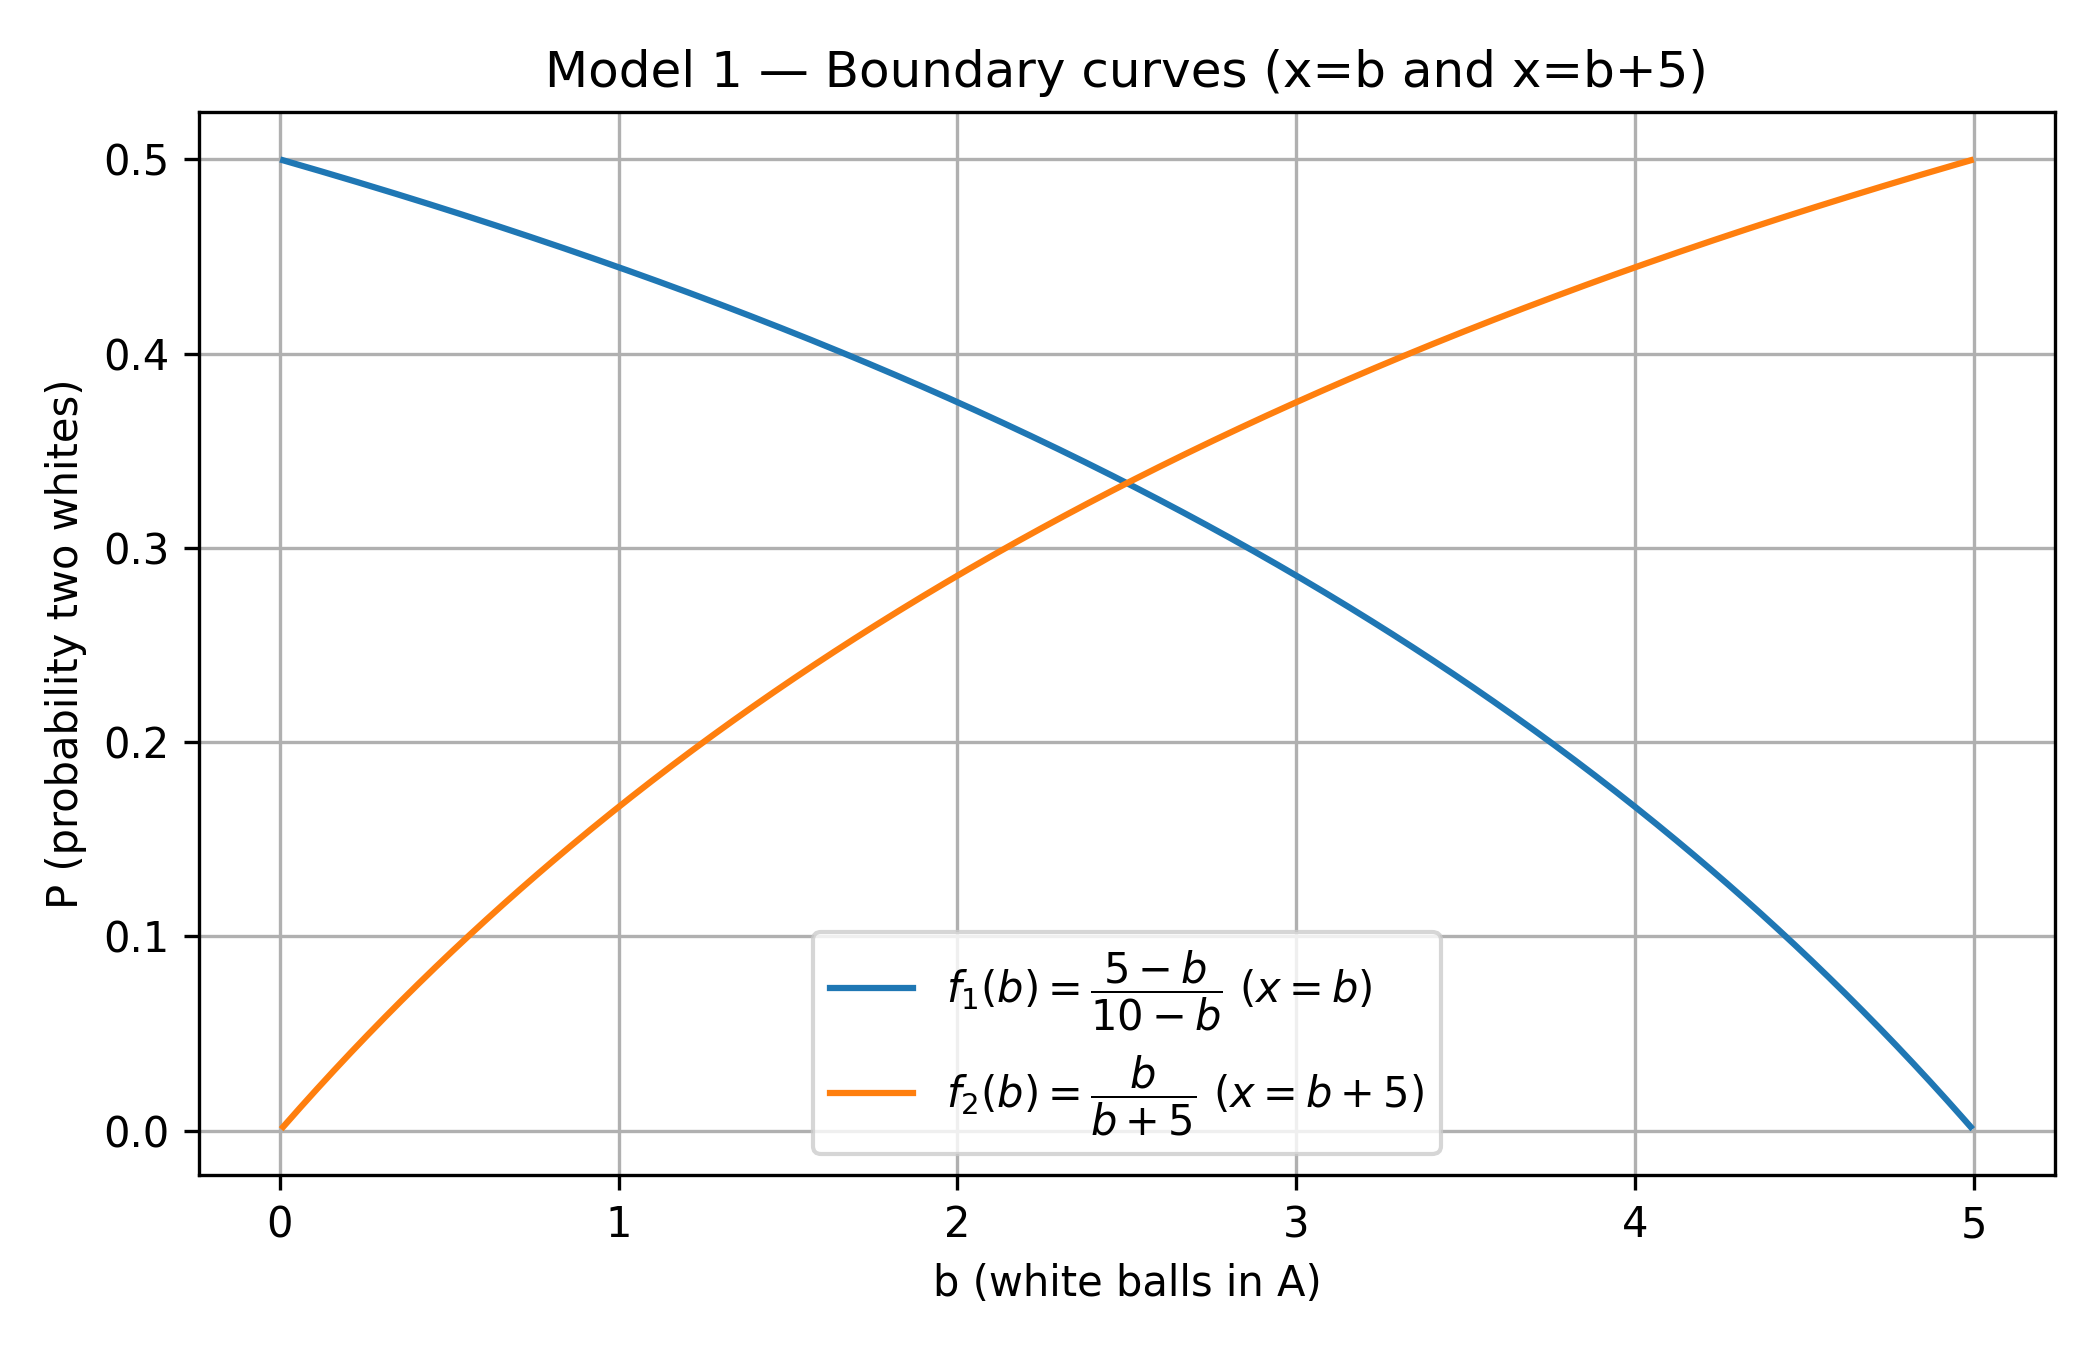

Reproduce this figure in Python.
import numpy as np
import matplotlib.pyplot as plt

# --- Model 1 boundary curves ---
b_vals = np.linspace(0.01, 4.99, 500)
f1 = (5 - b_vals) / (10 - b_vals)
f2 = b_vals / (b_vals + 5)

plt.figure(figsize=(7,4.5))
plt.plot(b_vals, f1, label=r'$f_1(b)=\dfrac{5-b}{10-b}\ (x=b)$')
plt.plot(b_vals, f2, label=r'$f_2(b)=\dfrac{b}{b+5}\ (x=b+5)$')
plt.xlabel('b (white balls in A)')
plt.ylabel('P (probability two whites)')
plt.title('Model 1 — Boundary curves (x=b and x=b+5)')
plt.legend()
plt.grid(True)
plt.tight_layout()
plt.savefig('model1_boundary_curves.png', dpi=300)
plt.show()
